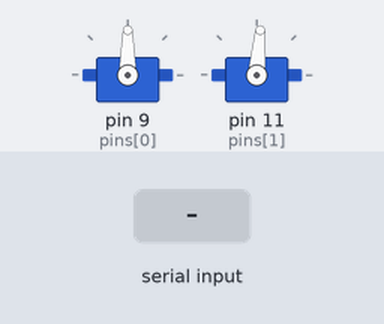
Bench run of a sketch on a simulated Arduino Uno, built with avr-gcc and run on an emulated ATmega328P. Parts: 2 × servo. The test bench sets the inputs (shaded band).

Above: at 2.2 s.
2.3 s: "LEFT\n" received over Serial
At 2.48 s:
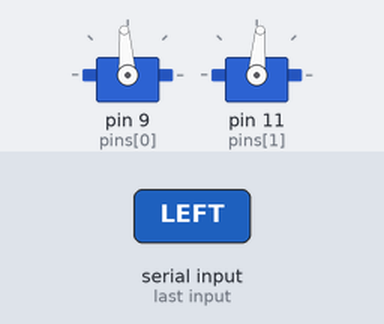
4.0 s: "LEFT\n" received over Serial
At 4.18 s:
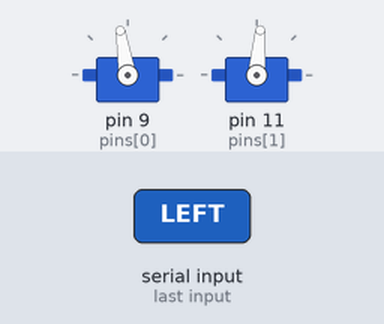
5.7 s: "RIGHT\n" received over Serial
At 5.88 s:
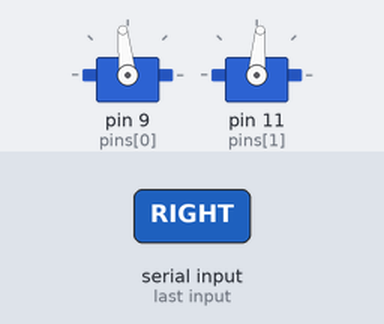
Timing chart, 0 to 8.7 s (numbered marks = the images above; inputs shaded):
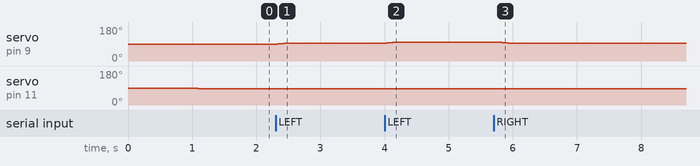

Measured:
- after the input at 2.3 s, servo on pin 9 (pins[0]): 90° → 95° at once
- after the input at 4.0 s, servo on pin 9 (pins[0]): 95° → 100° at once
- after the input at 5.7 s, servo on pin 9 (pins[0]): 100° → 95° at once

The sketch:

gesture.ino
```cpp
#include <Servo.h>

// Array mapping: 0 = Base, 1 = Gripper
Servo servos[2];

int pins[2]    = {9, 11};   // Base on D9, Gripper on D11
int pos[2]     = {90, 90};
int targets[2] = {90, 90};
int mins[2]    = {10, 40};  // Mechanical safety minimums
int maxs[2]    = {170, 85}; // Mechanical safety maximums

unsigned long lastMove = 0;
String inputBuffer = ""; // Global buffer for incoming data

void setup() {
  Serial.begin(9600);
  for (int i = 0; i < 2; i++) {
    servos[i].attach(pins[i]);
    servos[i].write(pos[i]);
  }
  delay(1000);
  for (int i = 0; i < 2; i++) servos[i].detach();
}

void smoothMove(int i) {
  targets[i] = constrain(targets[i], mins[i], maxs[i]);
  if (pos[i] != targets[i]) {
    if (!servos[i].attached()) servos[i].attach(pins[i]);
    pos[i] += (pos[i] < targets[i]) ? 1 : -1;
    servos[i].write(pos[i]);
  } else if (servos[i].attached()) {
    servos[i].detach(); // Full low-power cutoff at target destination
  }
}

void parseCommand(String cmd) {
  cmd.trim();
  if      (cmd == "LEFT")        targets[0] += 5;
  else if (cmd == "RIGHT")       targets[0] -= 5;
  else if (cmd == "GRIP_OPEN")   targets[1] += 5;
  else if (cmd == "GRIP_CLOSE")  targets[1] -= 5;
}

void loop() {
  // Non-blocking serial read
  while (Serial.available() > 0) {
    char c = Serial.read();
    if (c == '\n') {
      parseCommand(inputBuffer);
      inputBuffer = ""; // Clear buffer for next command
    } else {
      inputBuffer += c; // Append character to buffer
    }
  }

  // Smooth movement interval
  if (millis() - lastMove > 45) {
    for (int i = 0; i < 2; i++) smoothMove(i);
    lastMove = millis();
  }
}
```
